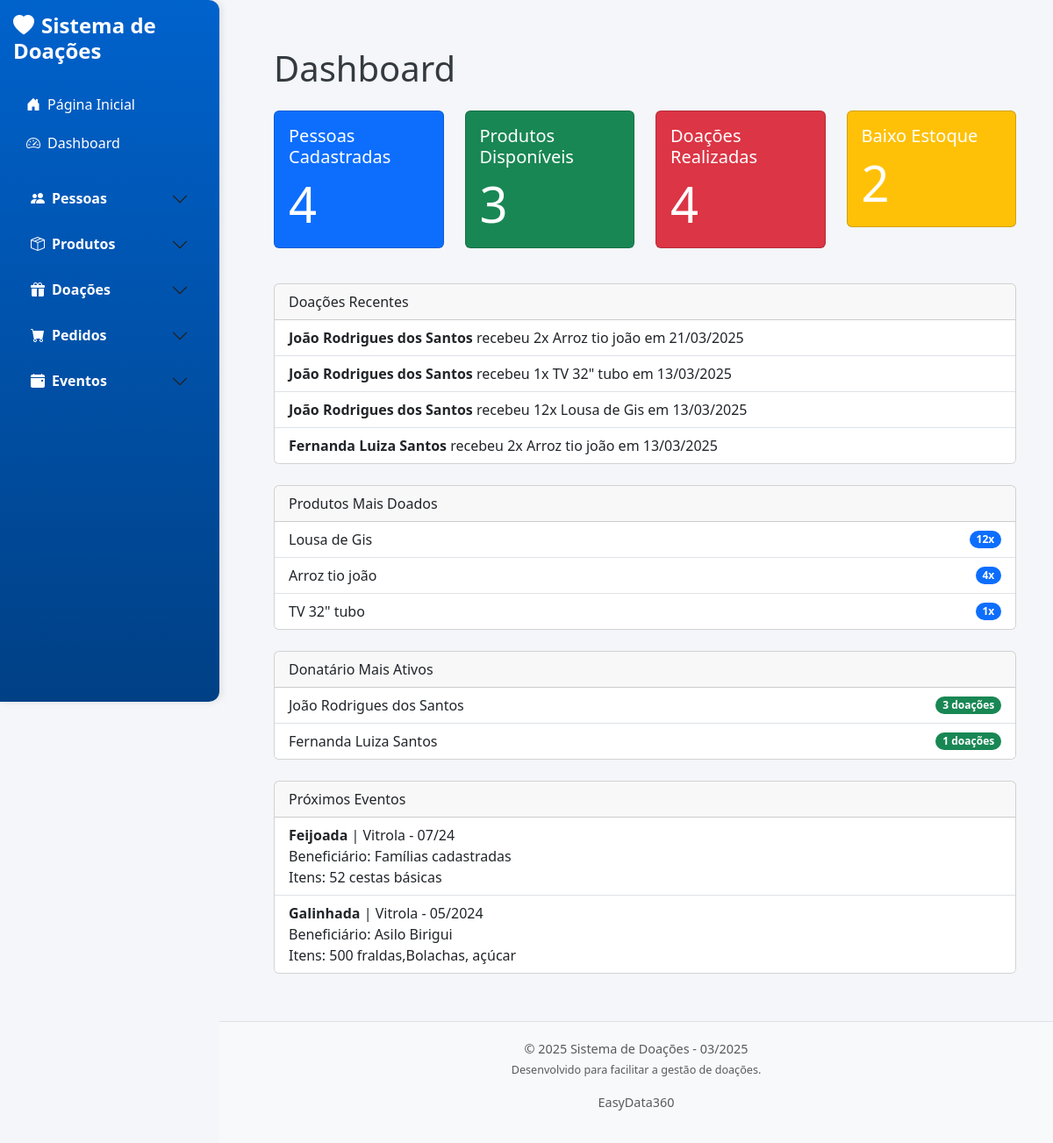
Page /dashboard on the earlier database version.
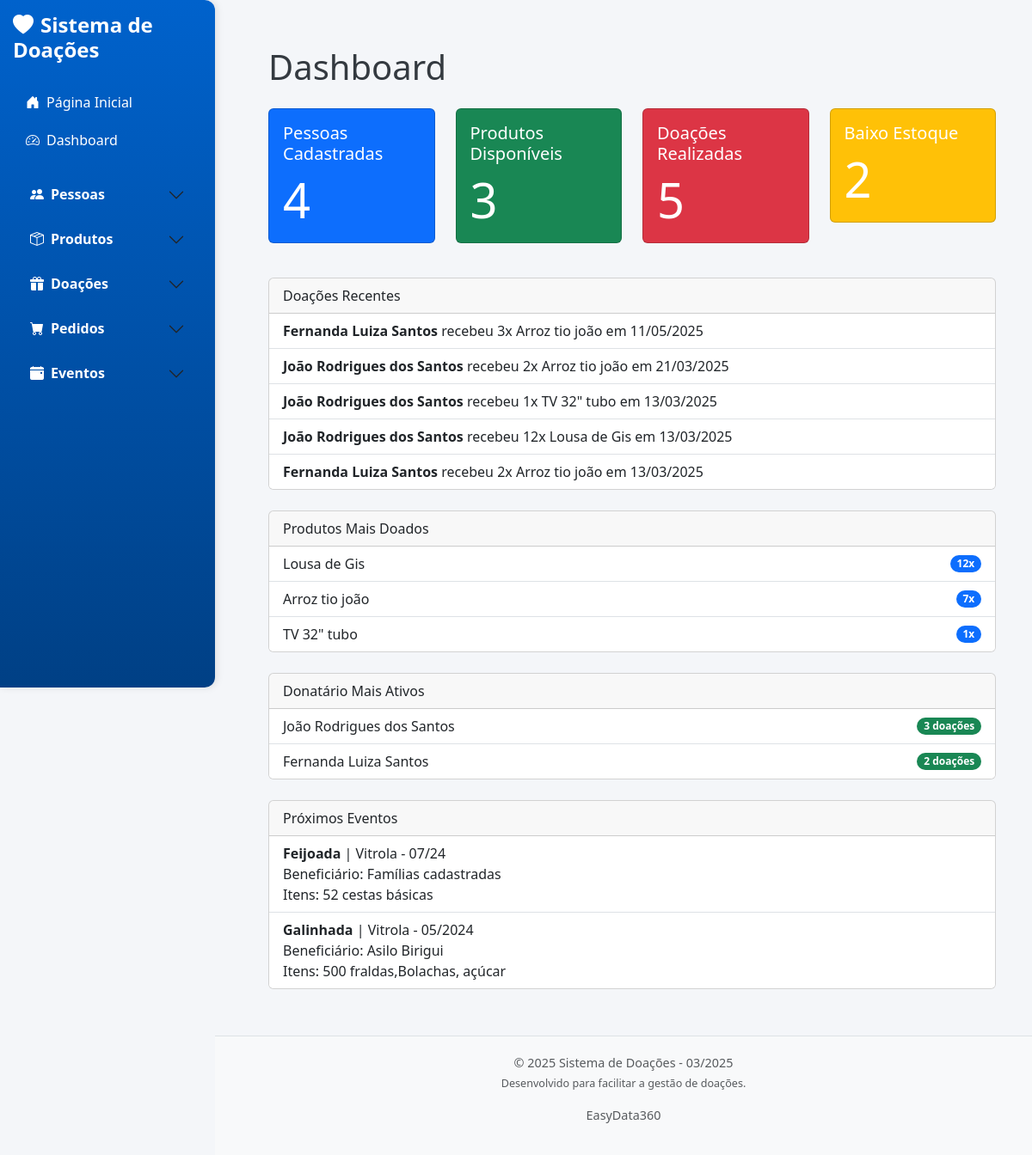
Same page on the later database version.
### app/models/produto.py (models this page shows, shortened)
class Produto(db.Model):
    __tablename__ = 'produtos'
    id = db.Column(db.Integer, primary_key=True)
    nome_produto = db.Column(db.String(100), nullable=False, unique=True)  # Evita duplicação
    descricao = db.Column(db.String(255), nullable=True)
    quantidade = db.Column(db.Integer, nullable=False, default=0)
    data_entrada = db.Column(db.DateTime, nullable=False)

### app/models/pessoa.py (models this page shows, shortened)
class Pessoa(db.Model):
    __tablename__ = 'pessoas'
    id = db.Column(db.Integer, primary_key=True)
    nome = db.Column(db.String(100), nullable=False)  # Evita duplicação
    endereco = db.Column(db.String(255))
    bairro = db.Column(db.String(100))
    telefone = db.Column(db.String(20))
    filhos = db.Column(db.String(50))
    profissao = db.Column(db.String(50))
    qtd_pessoas = db.Column(db.Integer)
    locomocao = db.Column(db.String(50))
    data_cadastro = db.Column(db.Date)
    ativo = db.Column(db.Boolean, default=True)  # Novo campo para ativação/desativação

### app/controllers/dashboard_controller.py (the view)
@bp_dashboard.route('/')
@bp_dashboard.route('/dashboard')
def dashboard():
    total_pessoas = db.session.query(func.count(Pessoa.id)).scalar()
    total_produtos = db.session.query(func.count(Produto.id)).scalar()
    total_doacoes = db.session.query(func.count(Doacao.id)).scalar()
    produtos_baixo_estoque = db.session.query(Produto).filter(Produto.quantidade < 5).count()
    stats = {
        'total_pessoas': total_pessoas,
        'total_produtos': total_produtos,
        'total_doacoes': total_doacoes,
        'produtos_baixo_estoque': produtos_baixo_estoque
    }
    doacoes_raw = db.session.query(Doacao).join(Pessoa).join(Produto) \
        .order_by(Doacao.data_doacao.desc()).limit(5).all()
    doacoes_recentes = [
        {
            'pessoa': doacao.pessoa.nome,
            'produto': doacao.produto.nome_produto,
            'quantidade': doacao.quantidade,
            'data': doacao.data_doacao.strftime('%d/%m/%Y')
        }
        for doacao in doacoes_raw
    ]
    produtos_raw = db.session.query(
        Produto.nome_produto,
        func.sum(Doacao.quantidade).label('total')
    ).join(Doacao).group_by(Produto.nome_produto) \
        .order_by(func.sum(Doacao.quantidade).desc()).limit(5).all()
    produtos_top = [
        {'nome': produto.nome_produto, 'total': produto.total}
        for produto in produtos_raw
    ]
    doadores_top = db.session.query(
        Pessoa.nome,
        func.count(Doacao.id).label('total')
    ).join(Doacao).group_by(Pessoa.nome)\
     .order_by(func.count(Doacao.id).desc()).limit(5).all()
    eventos_proximos = db.session.query(Evento).order_by(Evento.data.desc()).limit(5).all()
    return render_template('dashboard.html',
                           stats=stats,
                           doacoes_recentes=doacoes_recentes,
                           produtos_top=produtos_top,
                           doadores_top=doadores_top,
                           eventos_proximos=eventos_proximos)

### app/templates/dashboard.html
{% extends 'base.html' %}
{% block content %}
<div class="container mt-4">
  <h1 class="mb-4">Dashboard</h1>
  <div class="row mb-4">
    <div class="col-md-3">
      <div class="card text-white bg-primary mb-3">
        <div class="card-body">
          <h5 class="card-title">Pessoas Cadastradas</h5>
          <p class="card-text display-4">{{ stats.total_pessoas }}</p>
        </div>
      </div>
    </div>
    <div class="col-md-3">
      <div class="card text-white bg-success mb-3">
        <div class="card-body">
          <h5 class="card-title">Produtos Disponíveis</h5>
          <p class="card-text display-4">{{ stats.total_produtos }}</p>
        </div>
      </div>
    </div>
    <div class="col-md-3">
      <div class="card text-white bg-danger mb-3">
        <div class="card-body">
          <h5 class="card-title">Doações Realizadas</h5>
          <p class="card-text display-4">{{ stats.total_doacoes }}</p>
        </div>
      </div>
    </div>
    <div class="col-md-3">
      <div class="card text-white bg-warning mb-3">
        <div class="card-body">
          <h5 class="card-title">Baixo Estoque</h5>
          <p class="card-text display-4">{{ stats.produtos_baixo_estoque }}</p>
        </div>
      </div>
    </div>
  </div>
  <div class="card mb-4">
    <div class="card-header">Doações Recentes</div>
    <ul class="list-group list-group-flush">
      {% for doacao in doacoes_recentes %}
        <li class="list-group-item">
          <strong>{{ doacao.pessoa }}</strong> recebeu {{ doacao.quantidade }}x {{ doacao.produto }} em {{ doacao.data }}
        </li>
      {% else %}
        <li class="list-group-item text-muted">Nenhuma doação recente.</li>
      {% endfor %}
    </ul>
  </div>
  <div class="card mb-4">
    <div class="card-header">Produtos Mais Doados</div>
    <ul class="list-group list-group-flush">
        {% for produto in produtos_top %}
          <li class="list-group-item d-flex justify-content-between align-items-center">
            {{ produto.nome }}
            <span class="badge bg-primary rounded-pill">{{ produto.total }}x</span>
          </li>
        {% endfor %}
    </ul>
  </div>
  <div class="card mb-4">
    <div class="card-header">Donatário  Mais Ativos</div>
    <ul class="list-group list-group-flush">
      {% for doador in doadores_top %}
        <li class="list-group-item d-flex justify-content-between align-items-center">
          {{ doador.nome }}
          <span class="badge bg-success rounded-pill">{{ doador.total }} doações</span>
        </li>
      {% else %}
        <li class="list-group-item text-muted">Nenhum doador ativo.</li>
      {% endfor %}
    </ul>
  </div>
  <div class="card mb-4">
    <div class="card-header">Próximos Eventos</div>
    <ul class="list-group list-group-flush">
      {% for evento in eventos_proximos %}
        <li class="list-group-item">
          <strong>{{ evento.nome }}</strong> | {{ evento.local }} - {{ evento.data }} <br>
          Beneficiário: {{ evento.doacao_para }} <br>
          Itens: {{ evento.doacao }}
        </li>
      {% else %}
        <li class="list-group-item text-muted">Nenhum evento cadastrado.</li>
      {% endfor %}
    </ul>
  </div>
</div>
{% endblock %}

Differences in the rows shown:
computed for Pessoa "Fernanda Luiza Santos": total "1" → "2"
changed Produto "Arroz tio joão": total "4" → "7"
Other differences:
{{ stats.total_doacoes }}: "4" → "5"
new list line: "Fernanda Luiza Santos"
new list line: "recebeu 3 x em 11/05/2025"
new list line: "Arroz tio joão"
